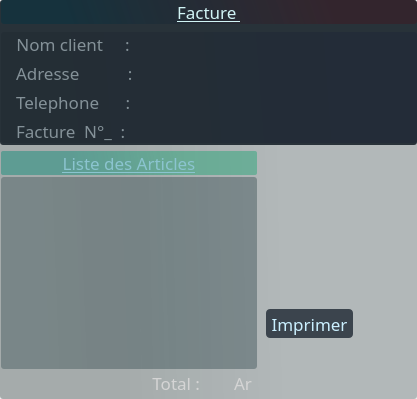
         <widget class="QWidget" name="facturePages">
          <layout class="QVBoxLayout" name="verticalLayout_12">
           <property name="spacing">
            <number>0</number>
           </property>
           <property name="leftMargin">
            <number>0</number>
           </property>
           <property name="topMargin">
            <number>0</number>
           </property>
           <property name="rightMargin">
            <number>0</number>
           </property>
           <property name="bottomMargin">
            <number>0</number>
           </property>
           <item>
            <widget class="QGroupBox" name="groupBox_21">
             <property name="styleSheet">
              <string notr="true">
border-radius :3px;
background-color: qlineargradient(spread:pad, x1:0.221, y1:0.5, x2:0.784, y2:0.488818, stop:0.119617 rgba(20, 39, 39, 86), stop:0.866029 rgba(20, 42, 46, 71));</string>
             </property>
             <property name="title">
              <string/>
             </property>
             <layout class="QGridLayout" name="gridLayout_2">
              <property name="leftMargin">
               <number>0</number>
              </property>
              <property name="topMargin">
               <number>0</number>
              </property>
              <property name="rightMargin">
               <number>0</number>
              </property>
              <property name="bottomMargin">
               <number>2</number>
              </property>
              <item row="1" column="1">
               <spacer name="horizontalSpacer">
                <property name="orientation">
                 <enum>Qt::Horizontal</enum>
                </property>
                <property name="sizeType">
                 <enum>QSizePolicy::Preferred</enum>
                </property>
                <property name="sizeHint" stdset="0">
                 <size>
                  <width>53</width>
                  <height>0</height>
                 </size>
                </property>
               </spacer>
              </item>
              <item row="1" column="0">
               <widget class="QGroupBox" name="groupBox_23">
                <property name="sizePolicy">
                 <sizepolicy hsizetype="Preferred" vsizetype="Preferred">
                  <horstretch>0</horstretch>
                  <verstretch>0</verstretch>
                 </sizepolicy>
                </property>
                <property name="maximumSize">
                 <size>
                  <width>1045</width>
                  <height>16777215</height>
                 </size>
                </property>
                <property name="styleSheet">
                 <string notr="true">background-color: none;</string>
                </property>
                <property name="title">
                 <string/>
                </property>
                <layout class="QHBoxLayout" name="horizontalLayout_11">
                 <property name="spacing">
                  <number>6</number>
                 </property>
                 <property name="leftMargin">
                  <number>0</number>
                 </property>
                 <property name="topMargin">
                  <number>0</number>
                 </property>
                 <property name="rightMargin">
                  <number>3</number>
                 </property>
                 <property name="bottomMargin">
                  <number>1</number>
                 </property>
                 <item>
                  <widget class="QGroupBox" name="groupBox_26">
                   <property name="sizePolicy">
                    <sizepolicy hsizetype="Preferred" vsizetype="Preferred">
                     <horstretch>0</horstretch>
                     <verstretch>0</verstretch>
                    </sizepolicy>
                   </property>
                   <property name="maximumSize">
                    <size>
                     <width>800</width>
                     <height>16777215</height>
                    </size>
                   </property>
                   <property name="styleSheet">
                    <string notr="true"/>
                   </property>
                   <property name="title">
                    <string/>
                   </property>
                   <property name="alignment">
                    <set>Qt::AlignHCenter|Qt::AlignTop</set>
                   </property>
                   <layout class="QVBoxLayout" name="verticalLayout_15">
                    <property name="spacing">
                     <number>2</number>
                    </property>
                    <property name="leftMargin">
                     <number>1</number>
                    </property>
                    <property name="topMargin">
                     <number>0</number>
                    </property>
                    <property name="rightMargin">
                     <number>1</number>
                    </property>
                    <property name="bottomMargin">
                     <number>1</number>
                    </property>
                    <item>
                     <widget class="QLabel" name="label_19">
                      <property name="font">
                       <font>
                        <family>Corbel</family>
                        <pointsize>13</pointsize>
                        <underline>true</underline>
                       </font>
                      </property>
                      <property name="styleSheet">
                       <string notr="true">color: rgb(139, 196, 207);
background-color: qlineargradient(spread:pad, x1:0.221, y1:0.5, x2:0.784, y2:0.488818, stop:0.119617 rgba(39, 146, 129, 144), stop:0.870813 rgba(24, 163, 113, 111));
border-radius:2px;</string>
                      </property>
                      <property name="text">
                       <string>Liste des Articles</string>
                      </property>
                      <property name="alignment">
                       <set>Qt::AlignCenter</set>
                      </property>
                     </widget>
                    </item>
                    <item>
                     <widget class="QTableView" name="tableVente">
                      <property name="styleSheet">
                       <string notr="true">color: rgb(166, 218, 197);
font: 11pt &quot;Consolas&quot;;
background-color: qlineargradient(spread:pad, x1:0, y1:0.573636, x2:1, y2:0.545, stop:0.162679 rgba(21, 48, 54, 78), stop:0.698565 rgba(15, 43, 49, 83));
</string>
                      </property>
                      <property name="inputMethodHints">
                       <set>Qt::ImhNoPredictiveText</set>
                      </property>
                      <property name="editTriggers">
                       <set>QAbstractItemView::NoEditTriggers</set>
                      </property>
                      <property name="selectionMode">
                       <enum>QAbstractItemView::NoSelection</enum>
                      </property>
                      <property name="showGrid">
                       <bool>false</bool>
                      </property>
                      <property name="gridStyle">
                       <enum>Qt::CustomDashLine</enum>
                      </property>
                      <attribute name="horizontalHeaderDefaultSectionSize">
                       <number>90</number>
                      </attribute>
                      <attribute name="verticalHeaderVisible">
                       <bool>false</bool>
                      </attribute>
                     </widget>
                    </item>
                    <item>
                     <widget class="QGroupBox" name="groupBox_27">
                      <property name="sizePolicy">
                       <sizepolicy hsizetype="Expanding" vsizetype="Expanding">
                        <horstretch>0</horstretch>
                        <verstretch>0</verstretch>
                       </sizepolicy>
                      </property>
                      <property name="maximumSize">
                       <size>
                        <width>800</width>
                        <height>34</height>
                       </size>
                      </property>
                      <property name="title">
                       <string/>
                      </property>
                      <layout class="QHBoxLayout" name="horizontalLayout_13">
                       <property name="spacing">
                        <number>6</number>
                       </property>
                       <property name="leftMargin">
                        <number>0</number>
                       </property>
                       <property name="topMargin">
                        <number>0</number>
                       </property>
                       <property name="rightMargin">
                        <number>0</number>
                       </property>
                       <property name="bottomMargin">
                        <number>0</number>
                       </property>
                       <item>
                        <widget class="QLabel" name="label_20">
                         <property name="sizePolicy">
                          <sizepolicy hsizetype="Expanding" vsizetype="Ignored">
                           <horstretch>0</horstretch>
                           <verstretch>0</verstretch>
                          </sizepolicy>
                         </property>
                         <property name="maximumSize">
                          <size>
                           <width>620</width>
                           <height>30</height>
                          </size>
                         </property>
                         <property name="font">
                          <font>
                           <family>Corbel</family>
                           <pointsize>13</pointsize>
                          </font>
                         </property>
                         <property name="styleSheet">
                          <string notr="true">color: rgb(212, 212, 212);</string>
                         </property>
                         <property name="text">
                          <string>Total :</string>
                         </property>
                         <property name="alignment">
                          <set>Qt::AlignRight|Qt::AlignTrailing|Qt::AlignVCenter</set>
                         </property>
                        </widget>
                       </item>
                       <item>
                        <widget class="QLabel" name="prixTotal_de_vente">
                         <property name="font">
                          <font>
                           <family>Consolas</family>
                           <pointsize>13</pointsize>
                          </font>
                         </property>
                         <property name="styleSheet">
                          <string notr="true">color: rgb(62, 255, 214);
padding-left:5px;</string>
                         </property>
                         <property name="text">
                          <string/>
                         </property>
                        </widget>
                       </item>
                       <item>
                        <widget class="QLabel" name="label_30">
                         <property name="sizePolicy">
                          <sizepolicy hsizetype="Preferred" vsizetype="Preferred">
                           <horstretch>0</horstretch>
                           <verstretch>0</verstretch>
                          </sizepolicy>
                         </property>
                         <property name="maximumSize">
                          <size>
                           <width>30</width>
                           <height>16777215</height>
                          </size>
                         </property>
                         <property name="font">
                          <font>
                           <family>Corbel</family>
                           <pointsize>13</pointsize>
                          </font>
                         </property>
                         <property name="styleSheet">
                          <string notr="true">color: rgb(212, 212, 212);
padding-left:3px;</string>
                         </property>
                         <property name="text">
                          <string>Ar</string>
                         </property>
                         <property name="alignment">
                          <set>Qt::AlignLeading|Qt::AlignLeft|Qt::AlignVCenter</set>
                         </property>
                        </widget>
                       </item>
                      </layout>
                     </widget>
                    </item>
                   </layout>
                  </widget>
                 </item>
                 <item>
                  <widget class="QGroupBox" name="groupBox_25">
                   <property name="sizePolicy">
                    <sizepolicy hsizetype="Expanding" vsizetype="Preferred">
                     <horstretch>0</horstretch>
                     <verstretch>0</verstretch>
                    </sizepolicy>
                   </property>
                   <property name="maximumSize">
                    <size>
                     <width>221</width>
                     <height>16777215</height>
                    </size>
                   </property>
                   <property name="styleSheet">
                    <string notr="true">background-color: none;</string>
                   </property>
                   <property name="title">
                    <string/>
                   </property>
                   <layout class="QVBoxLayout" name="verticalLayout_16">
                    <property name="spacing">
                     <number>13</number>
                    </property>
                    <property name="leftMargin">
                     <number>2</number>
                    </property>
                    <property name="rightMargin">
                     <number>2</number>
                    </property>
                    <item>
                     <spacer name="verticalSpacer_2">
                      <property name="orientation">
                       <enum>Qt::Vertical</enum>
                      </property>
                      <property name="sizeType">
                       <enum>QSizePolicy::Maximum</enum>
                      </property>
                      <property name="sizeHint" stdset="0">
                       <size>
                        <width>0</width>
                        <height>100</height>
                       </size>
                      </property>
                     </spacer>
                    </item>
                    <item>
                     <widget class="QToolButton" name="imprimer">
                      <property name="sizePolicy">
                       <sizepolicy hsizetype="Preferred" vsizetype="Expanding">
                        <horstretch>0</horstretch>
                        <verstretch>0</verstretch>
                       </sizepolicy>
                      </property>
                      <property name="maximumSize">
                       <size>
                        <width>16777215</width>
                        <height>29</height>
                       </size>
                      </property>
                      <property name="font">
                       <font>
                        <family>Corbel</family>
                        <pointsize>13</pointsize>
                       </font>
                      </property>
                      <property name="styleSheet">
                       <string notr="true">
#imprimer:hover{
	font: 12pt &quot;Corbel&quot;;
border-radius :4px;
	
	background-color: qlineargradient(spread:pad, x1:0.0301508, y1:0.5, x2:0.944, y2:0.55, stop:0.0753769 rgba(6, 82, 96, 52), stop:0.784689 rgba(4, 111, 119, 57));
	color: rgb(27, 253, 238);
}
#imprimer{
	color: rgb(203, 240, 255);
border-radius :4px;
background-color: rgb(59, 68, 77);
}</string>
                      </property>
                      <property name="text">
                       <string>Imprimer</string>
                      </property>
                     </widget>
                    </item>
                   </layout>
                  </widget>
                 </item>
                </layout>
               </widget>
              </item>
              <item row="0" column="0" colspan="2">
               <widget class="QGroupBox" name="groupBox_22">
                <property name="maximumSize">
                 <size>
                  <width>16777215</width>
                  <height>145</height>
                 </size>
                </property>
                <property name="styleSheet">
                 <string notr="true">background-color: rgb(40, 50, 57);</string>
                </property>
                <property name="title">
                 <string/>
                </property>
                <layout class="QVBoxLayout" name="verticalLayout_14">
                 <property name="spacing">
                  <number>8</number>
                 </property>
                 <property name="leftMargin">
                  <number>1</number>
                 </property>
                 <property name="topMargin">
                  <number>0</number>
                 </property>
                 <property name="rightMargin">
                  <number>0</number>
                 </property>
                 <property name="bottomMargin">
                  <number>2</number>
                 </property>
                 <item>
                  <widget class="QLabel" name="label_12">
                   <property name="maximumSize">
                    <size>
                     <width>16777215</width>
                     <height>25</height>
                    </size>
                   </property>
                   <property name="font">
                    <font>
                     <family>Corbel</family>
                     <pointsize>13</pointsize>
                     <italic>false</italic>
                     <underline>true</underline>
                    </font>
                   </property>
                   <property name="styleSheet">
                    <string notr="true">color: rgb(209, 244, 245);
background-color: qlineargradient(spread:pad, x1:0.13, y1:0.568, x2:0.984925, y2:0.551, stop:0.0430622 rgba(0, 49, 65, 112), stop:0.784689 rgba(78, 10, 20, 80));</string>
                   </property>
                   <property name="text">
                    <string>Facture </string>
                   </property>
                   <property name="alignment">
                    <set>Qt::AlignCenter</set>
                   </property>
                  </widget>
                 </item>
                 <item>
                  <widget class="QGroupBox" name="groupBox_24">
                   <property name="sizePolicy">
                    <sizepolicy hsizetype="Preferred" vsizetype="Expanding">
                     <horstretch>0</horstretch>
                     <verstretch>0</verstretch>
                    </sizepolicy>
                   </property>
                   <property name="maximumSize">
                    <size>
                     <width>480</width>
                     <height>115</height>
                    </size>
                   </property>
                   <property name="styleSheet">
                    <string notr="true">color: rgb(132, 145, 152);
background-color: qlineargradient(spread:pad, x1:0.13, y1:0.568, x2:0.984925, y2:0.551, stop:0.0430622 rgba(27, 35, 46, 84), stop:0.789474 rgba(25, 31, 54, 83));</string>
                   </property>
                   <property name="title">
                    <string/>
                   </property>
                   <layout class="QFormLayout" name="formLayout_2">
                    <property name="horizontalSpacing">
                     <number>27</number>
                    </property>
                    <property name="verticalSpacing">
                     <number>5</number>
                    </property>
                    <property name="leftMargin">
                     <number>15</number>
                    </property>
                    <property name="topMargin">
                     <number>0</number>
                    </property>
                    <property name="rightMargin">
                     <number>3</number>
                    </property>
                    <property name="bottomMargin">
                     <number>0</number>
                    </property>
                    <item row="0" column="0">
                     <widget class="QLabel" name="label_13">
                      <property name="font">
                       <font>
                        <family>Corbel Light</family>
                        <pointsize>13</pointsize>
                        <italic>false</italic>
                        <underline>false</underline>
                       </font>
                      </property>
                      <property name="styleSheet">
                       <string notr="true">background-color: none;</string>
                      </property>
                      <property name="text">
                       <string>Nom client     :</string>
                      </property>
                      <property name="alignment">
                       <set>Qt::AlignCenter</set>
                      </property>
                     </widget>
                    </item>
                    <item row="0" column="1">
                     <widget class="QLabel" name="nomCl">
                      <property name="font">
                       <font>
                        <family>Corbel</family>
                        <pointsize>12</pointsize>
                        <weight>50</weight>
                        <italic>false</italic>
                        <bold>false</bold>
                        <underline>false</underline>
                       </font>
                      </property>
                      <property name="styleSheet">
                       <string notr="true">color: rgb(194, 213, 234);
font: 12pt &quot;Corbel&quot;;
background-color: none;</string>
                      </property>
                      <property name="text">
                       <string/>
                      </property>
                      <property name="alignment">
                       <set>Qt::AlignLeading|Qt::AlignLeft|Qt::AlignVCenter</set>
                      </property>
                     </widget>
                    </item>
                    <item row="1" column="0">
                     <widget class="QLabel" name="label_15">
                      <property name="font">
                       <font>
                        <family>Corbel Light</family>
                        <pointsize>13</pointsize>
                        <italic>false</italic>
                        <underline>false</underline>
                       </font>
                      </property>
                      <property name="styleSheet">
                       <string notr="true">background-color: none;</string>
                      </property>
                      <property name="text">
                       <string>Adresse           :</string>
                      </property>
                      <property name="alignment">
                       <set>Qt::AlignLeading|Qt::AlignLeft|Qt::AlignVCenter</set>
                      </property>
                     </widget>
                    </item>
                    <item row="1" column="1">
                     <widget class="QLabel" name="adressCl">
                      <property name="font">
                       <font>
                        <family>Corbel</family>
                        <pointsize>12</pointsize>
                        <weight>50</weight>
                        <italic>false</italic>
                        <bold>false</bold>
                        <underline>false</underline>
                       </font>
                      </property>
                      <property name="styleSheet">
                       <string notr="true">color: rgb(194, 213, 234);
font: 12pt &quot;Corbel&quot;;
background-color: none;</string>
                      </property>
                      <property name="text">
                       <string/>
                      </property>
                      <property name="alignment">
                       <set>Qt::AlignLeading|Qt::AlignLeft|Qt::AlignVCenter</set>
                      </property>
                     </widget>
                    </item>
                    <item row="2" column="0">
                     <widget class="QLabel" name="label_14">
                      <property name="font">
                       <font>
                        <family>Corbel Light</family>
                        <pointsize>13</pointsize>
                        <italic>false</italic>
                        <underline>false</underline>
                       </font>
                      </property>
                      <property name="styleSheet">
                       <string notr="true">background-color: none;</string>
                      </property>
                      <property name="text">
                       <string>Telephone      :</string>
                      </property>
                      <property name="alignment">
                       <set>Qt::AlignJustify|Qt::AlignVCenter</set>
                      </property>
                     </widget>
                    </item>
                    <item row="2" column="1">
                     <widget class="QLabel" name="telCl">
                      <property name="font">
                       <font>
                        <family>Consolas</family>
                        <pointsize>12</pointsize>
                        <weight>50</weight>
                        <italic>false</italic>
                        <bold>false</bold>
                        <underline>false</underline>
                       </font>
                      </property>
                      <property name="styleSheet">
                       <string notr="true">color: rgb(176, 225, 243);
font: 12pt &quot;Consolas&quot;;
background-color: none;</string>
                      </property>
                      <property name="text">
                       <string/>
                      </property>
                      <property name="alignment">
                       <set>Qt::AlignLeading|Qt::AlignLeft|Qt::AlignVCenter</set>
                      </property>
                     </widget>
                    </item>
                    <item row="3" column="0">
                     <widget class="QLabel" name="label_17">
                      <property name="font">
                       <font>
                        <family>Corbel Light</family>
                        <pointsize>13</pointsize>
                       </font>
                      </property>
                      <property name="styleSheet">
                       <string notr="true">background-color: none;</string>
                      </property>
                      <property name="text">
                       <string>Facture  N°_  :</string>
                      </property>
                     </widget>
                    </item>
                    <item row="3" column="1">
                     <widget class="QLabel" name="factureCl">
                      <property name="styleSheet">
                       <string notr="true">color: rgb(176, 225, 243);
font: 12pt &quot;Consolas&quot;;
background-color: none;</string>
                      </property>
                      <property name="text">
                       <string/>
                      </property>
                     </widget>
                    </item>
                   </layout>
                  </widget>
                 </item>
                </layout>
               </widget>
              </item>
             </layout>
            </widget>
           </item>
          </layout>
         </widget>
